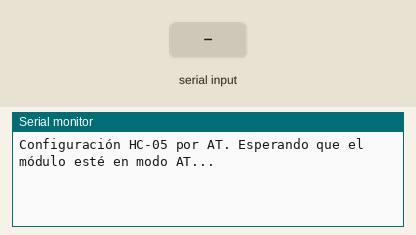
Recording of a sketch running on a simulated Arduino Mega 2560, built with avr-gcc and run on an emulated ATmega2560. Parts: the last lines printed to the serial monitor. The test bench sets the inputs (shaded band). The modem accepts every AT command (registered, SIM ready, sends succeed) and sends nothing else.

Above: at 1.2 s.
1.3 s: "1\n" received over the second serial link
At 1.9 s:
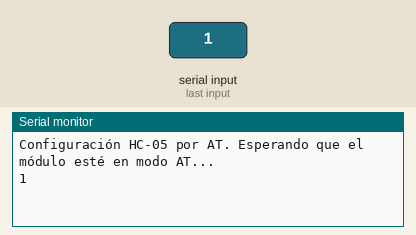
3.5 s: "0\n" received over the second serial link
At 3.9 s:
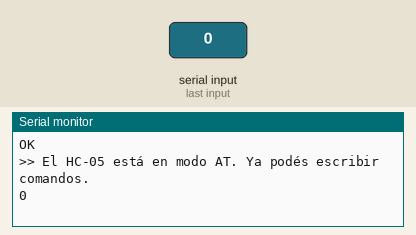

Measured:
- after the input at 1.3 s, the serial monitor: prints a new line at once (image 1)
- after the input at 3.5 s, the serial monitor: prints a new line at once (image 2)

The sketch:

hc05-at.ino
```cpp
/*
  Configuración del HC-05 por comandos AT, desde el Mega.

  Conexiones (las mismas de prueba-hc05):
    HC-05 VCC -> 5V, GND -> GND, TXD -> D19 (RX1), RXD -> D18 (TX1)

  Para entrar en modo AT:
    1. Desenchufar el VCC del HC-05.
    2. Mantener apretado el botoncito del módulo y volver a enchufar el VCC.
    3. Soltarlo cuando el LED parpadee LENTO (una vez cada ~2 s).
  En modo AT el HC-05 habla siempre a 38400 baudios.

  Uso: monitor serie a 115200 (cualquier fin de línea). Lo que se escribe se
  manda al HC-05 terminado en \r\n, y su respuesta aparece en el monitor.
  Mientras no conteste, el sketch le manda "AT" cada 2 s y avisa.

  Comandos útiles:
    AT                  -> OK (está en modo AT)
    AT+VERSION?         -> versión del firmware
    AT+NAME?            -> nombre actual
    AT+NAME=ORQUITA     -> cambia el nombre
    AT+UART?            -> velocidad del modo datos (ej. 9600,0,0)
    AT+UART=9600,0,0    -> velocidad del modo datos a 9600
    AT+PSWD=nuevoPIN    -> cambia el PIN (algunas versiones piden comillas:
                           AT+PSWD="nuevoPIN")
    AT+ORGL             -> vuelve todo a fábrica
    AT+RESET            -> sale del modo AT y reinicia en modo datos
*/

const unsigned long USB_BAUDIOS = 115200;
const unsigned long AT_BAUDIOS = 38400;
const unsigned long PERIODO_SONDEO_MS = 2000;

bool enModoAt = false;
unsigned long ultimoSondeo = 0;
char respuesta[64];
uint8_t largoRespuesta = 0;

void setup() {
  Serial.begin(USB_BAUDIOS);
  Serial1.begin(AT_BAUDIOS);
  Serial.println(F("Configuración HC-05 por AT. Esperando que el módulo esté en modo AT..."));
}

void loop() {
  // USB -> HC-05, normalizando el fin de línea a \r\n
  while (Serial.available()) {
    char c = Serial.read();
    if (c == '\r') {
      continue;
    }
    if (c == '\n') {
      Serial1.print(F("\r\n"));
    } else {
      Serial1.write(c);
    }
  }

  // HC-05 -> USB, y detecta el primer OK para saber que está en modo AT
  while (Serial1.available()) {
    char c = Serial1.read();
    Serial.write(c);
    if (!enModoAt) {
      if (c == '\n' || largoRespuesta >= sizeof(respuesta) - 1) {
        respuesta[largoRespuesta] = '\0';
        if (strstr(respuesta, "OK") != NULL) {
          enModoAt = true;
          Serial.println(F("\n>> El HC-05 está en modo AT. Ya podés escribir comandos."));
        }
        largoRespuesta = 0;
      } else if (c != '\r') {
        respuesta[largoRespuesta++] = c;
      }
    }
  }

  if (!enModoAt && millis() - ultimoSondeo >= PERIODO_SONDEO_MS) {
    ultimoSondeo = millis();
    Serial.println(F("(sin respuesta a AT: ¿está el LED parpadeando lento?)"));
    Serial1.print(F("AT\r\n"));
  }
}
```
